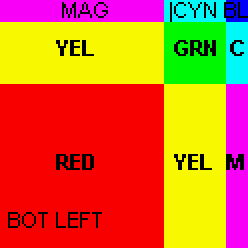
%> input picture FLAG_B24.BMP, 124 x 124 px (shown 2 times larger); its folder holds only this picture in this run
$ octave collagereverseindexing.m   (GNU Octave 9; MATLAB toolbox functions it lacks are replaced by stand-ins)
%> lines starting %> are read from the running program, lines starting %| are printed output that depends on the picture; in (x1, y1, x2, y2) boxes, pixels count from 0 and x2, y2 are one past the last pixel; in counts of white or black regions, pixels touching at a corner belong together; the program's own positions count from 1
clc; close all; workspace;
imagefiles = dir('*.bmp');
nfiles = length(imagefiles);
for p = 1:nfiles
    currentfilename = imagefiles(p).name;
    Image = imread(currentfilename);
%> Image is the input picture: size 124x124x3 uint8; mean R, G, B 212.1, 103.3, 38.2
    [rows, columns, numberOfColorBands] = size(Image)
%> rows = 124; columns = 124; numberOfColorBands = 3
    % Figure out the size of each block.
    wholeBlockRows = 2;
    wholeBlockCols = 3;
    blockSizeR = (rows / wholeBlockRows);
%> blockSizeR = 62
    blockSizeC = (columns / wholeBlockCols);
%> blockSizeC = 41.33
    sliceNumber = 1;
    for row = 1 : blockSizeR : rows
        for col = 1 : blockSizeC : columns
            row1 = row;
            row2 = row1 + blockSizeR - 1;
            col1 = col;
            col2 = col1 + blockSizeC - 1;
            oneBlock = Image(row1:row2, col1:col2);
            subplot(2, 3, sliceNumber);
            imshow(oneBlock);
            caption = sprintf('Block %d of 6', sliceNumber);
            title(caption);
        	drawnow;
            figure(p);
        	sliceNumber = sliceNumber + 1;
        end
    end
%> this loop made 2 passes
%> pass 1, `for col = 1 : blockSizeC : columns row1 = row; row2 = row1 + blockSize..`:
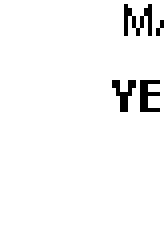
%> displayed picture: size 62x41, on the screen's scale of 0 to 255 (shown 4 times larger); values 0 (black) and 248 (white), 96.9% white; black in thin lines or dots, all inside (x1, y1, x2, y2) = (28, 1, 41, 28)
%> pass 1, `for col = 1 : blockSizeC : columns row1 = row; row2 = row1 + blockSize..`:
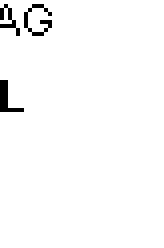
%> displayed picture: size 62x41, on the screen's scale of 0 to 255 (shown 4 times larger); values 0 (black) and 248 (white), 97.9% white; black in thin lines or dots, all inside (x1, y1, x2, y2) = (0, 1, 13, 28)
%> pass 1, `for col = 1 : blockSizeC : columns row1 = row; row2 = row1 + blockSize..`:
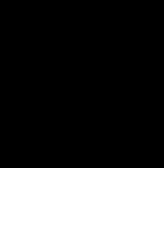
%> displayed picture: size 62x41, on the screen's scale of 0 to 255 (shown 4 times larger); values 0 (black) and 248 (white), 32.3% white; 1 white region, box (x1, y1, x2, y2) and area: (0, 42, 41, 62) 820
%> pass 2, `for col = 1 : blockSizeC : columns row1 = row; row2 = row1 + blockSize..`:
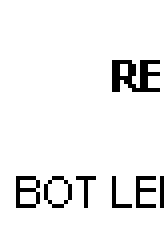
%> displayed picture: size 62x41, on the screen's scale of 0 to 255 (shown 4 times larger); values 0 (black) and 248 (white), 93.9% white; black in thin lines or dots, all inside (x1, y1, x2, y2) = (4, 15, 41, 52)
%> after the loop, sliceNumber = 7
 end
